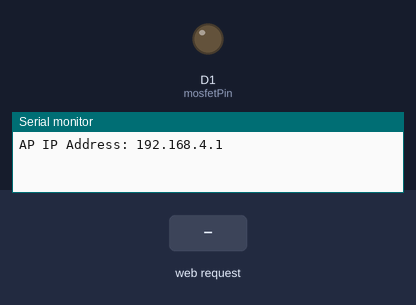
Bench run of a sketch on a simulated ESP8266 (NodeMCU). On the bench: output pins drawn as LEDs (lit = HIGH), the last lines printed to the serial monitor. The test bench sets the inputs (shaded band).

Above: at 1.2 s.
1.3 s: HTTP request GET /shock received
At 1.4 s:
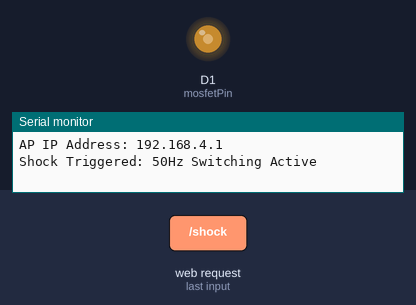
Timing chart, 0 to 4.3 s (numbered marks = the images above; inputs shaded):
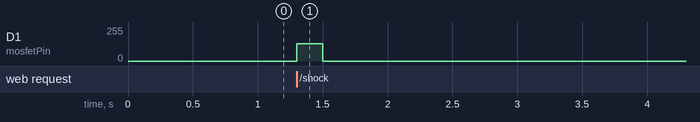

Measured:
- after the input at 1.3 s, D1 (mosfetPin): 0/255 → 128/255 at once, → 0/255 0.20 s later

The sketch:

ESP-Code.ino
```cpp
#include <ESP8266WiFi.h>
#include <ESP8266WebServer.h>

const char* ssid = "RESISTOR_Game_AP";
const char* password = "password123";

ESP8266WebServer server(80);

// Pin connected to the MOSFET Gate
const int mosfetPin = D1;
const int frequency = 50; // 50Hz for the transformer
const int dutyCycle = 128; // 50% duty cycle (0-255)

void triggerHapticFeedback() {
  Serial.println("Shock Triggered: 50Hz Switching Active");

  // Start 50Hz PWM signal
  analogWriteFreq(frequency);
  analogWrite(mosfetPin, dutyCycle);

  delay(200); // Duration of the physical feedback [cite: 773, 811]

  // Stop switching
  analogWrite(mosfetPin, 0);
  server.send(200, "text/plain", "Feedback Executed");
}

void setup() {
  Serial.begin(115200);
  pinMode(mosfetPin, OUTPUT);
  digitalWrite(mosfetPin, LOW);

  // Setup ESP8266 as Access Point [cite: 736, 790]
  WiFi.softAP(ssid, password);
  Serial.print("AP IP Address: ");
  Serial.println(WiFi.softAPIP());

  server.on("/shock", triggerHapticFeedback);
  server.begin();
}

void loop() {
  server.handleClient();
}
```
